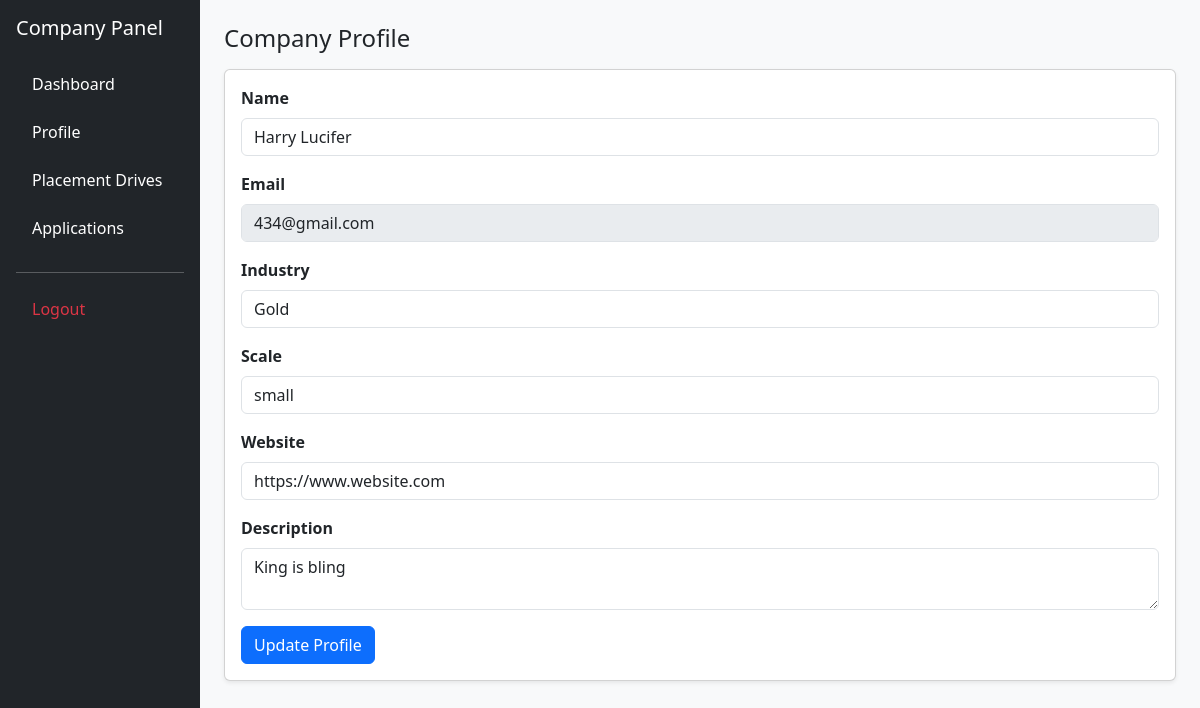
Page /company/profile (signed in) on the committed database.
### application/models.py (models this page shows)
class Company(db.Model, UserMixin):
    id = db.Column(db.Integer, primary_key=True)
    username = db.Column(db.String(100), unique=True, nullable=False)
    email = db.Column(db.String(120), unique=True, nullable=False)
    name = db.Column(db.String(100), unique=True, nullable=False)
    password = db.Column(db.String(128), nullable=False)
    category = db.Column(db.String(50), nullable=False) # Gold, Silver, etc.
    scale = db.Column(db.String(50), nullable=False)    # MNC, Startup, etc.
    description = db.Column(db.Text, nullable=True)
    placementHistory = db.Column(db.Text, nullable=True)
    address = db.Column(db.String(100), nullable=True)
    locations = db.Column(db.String(200), nullable=True)
    website = db.Column(db.String(100), nullable=True)
    contactName = db.Column(db.String(100), nullable=True)
    contactEmail = db.Column(db.String(120), nullable=True)
    status = db.Column(db.String(50), nullable=False, default="Pending")
    isBlacklisted = db.Column(db.Boolean, nullable=False, default=False)
    drives = db.relationship('Drive', backref='company', lazy=True)

### application/controllers.py (the view)
@app.route("/company/profile")
@login_required
def company_profile():
    company = Company.query.get(current_user.id)
    return render_template(
        "companyprofile.html",
        company=company
    )

### app.py (called while the page is built)
def create_app():
    app = Flask(__name__)
    app.config['SECRET_KEY'] = "afgjke12359754iloyuremane45j"
    app.config['SQLALCHEMY_DATABASE_URI'] = 'sqlite:///placement_portal.sqlite3'
    app.config['SQLALCHEMY_TRACK_MODIFICATIONS'] = False
    app.debug = True
    db.init_app(app)
    login_manager.init_app(app)
    login_manager.login_view = "login"
    @login_manager.user_loader
    def load_user(user_id):
        if not user_id:
            return None
        try:
            uid = int(user_id)
        except Exception:
            return None
        user = User.query.get(uid)
        if user:
            return user
        return Company.query.get(uid)
    return app

### templates/companyprofile.html (shortened to what this page needs)
<!DOCTYPE html>
<html>
<head>
<link href="https://cdn.jsdelivr.net/npm/bootstrap@5.3.0/dist/css/bootstrap.min.css" rel="stylesheet">
</head>
<body class="bg-light">
<div class="container-fluid">
<div class="row">
<div class="col-md-3 col-lg-2 bg-dark text-white min-vh-100 p-3 d-none d-md-block">
<h5 class="mb-4">Company Panel</h5>
<ul class="nav flex-column">
<li class="nav-item mb-2">
<a href="/company" class="nav-link text-white">Dashboard</a>
</li>
<li class="nav-item mb-2">
<a href="/company/profile" class="nav-link text-white">Profile</a>
</li>
<li class="nav-item mb-2">
<a href="/company/drives" class="nav-link text-white">Placement Drives</a>
</li>
<li class="nav-item mb-2">
<a href="/company/applications" class="nav-link text-white">Applications</a>
</li>
<hr class="bg-light">
<li class="nav-item">
<a href="/logout" class="nav-link text-danger">Logout</a>
</li>
</ul>
</div>
<div class="col-md-9 col-lg-10 p-4">
<h4>Company Profile</h4>
<div class="card shadow-sm mt-3">
<div class="card-body">
<form method="POST" action="/company/profile/update">
<div class="mb-3">
<label class="form-label"><strong>Name</strong></label>
<input
type="text"
name="name"
class="form-control"
value="{{company.name}}"
required
minlength="2"
maxlength="100"
pattern="[A-Za-z0-9\s&.,'-]+"
title="Name should be 2–100 characters and contain only letters, numbers, spaces or & . , ' -">
</div>
<div class="mb-3">
<label class="form-label"><strong>Email</strong></label>
<input
type="email"
class="form-control"
value="{{company.email}}"
disabled>
</div>
<div class="mb-3">
<label class="form-label"><strong>Industry</strong></label>
<input
type="text"
name="category"
class="form-control"
value="{{company.category}}"
required
minlength="2"
maxlength="60"
pattern="[A-Za-z\s]+"
title="Industry should contain only letters and spaces">
</div>
<div class="mb-3">
<label class="form-label"><strong>Scale</strong></label>
<input
type="text"
name="scale"
class="form-control"
value="{{company.scale}}"
required
pattern="[A-Za-z\s]+"
title="Enter the Scale">
</div>
<div class="mb-3">
<label class="form-label"><strong>Website</strong></label>
<input
type="url"
name="website"
class="form-control"
value="{{company.website}}"
placeholder="https://example.com"
required>
</div>
<div class="mb-3">
<label class="form-label"><strong>Description</strong></label>
<textarea
name="description"
class="form-control"
required
minlength="20"
maxlength="500"
title="Description must be between 20 and 500 characters">{{company.description}}</textarea>
</div>
<button class="btn btn-primary">
Update Profile
</button>
</form>
</div>
</div>
</div>
</div>
</div>
</body>
</html>

### rows in the picture
Company: name "Harry Lucifer", email "434@gmail.com", category "Gold", scale "small", website "https://www.website.com", description "King is bling"
